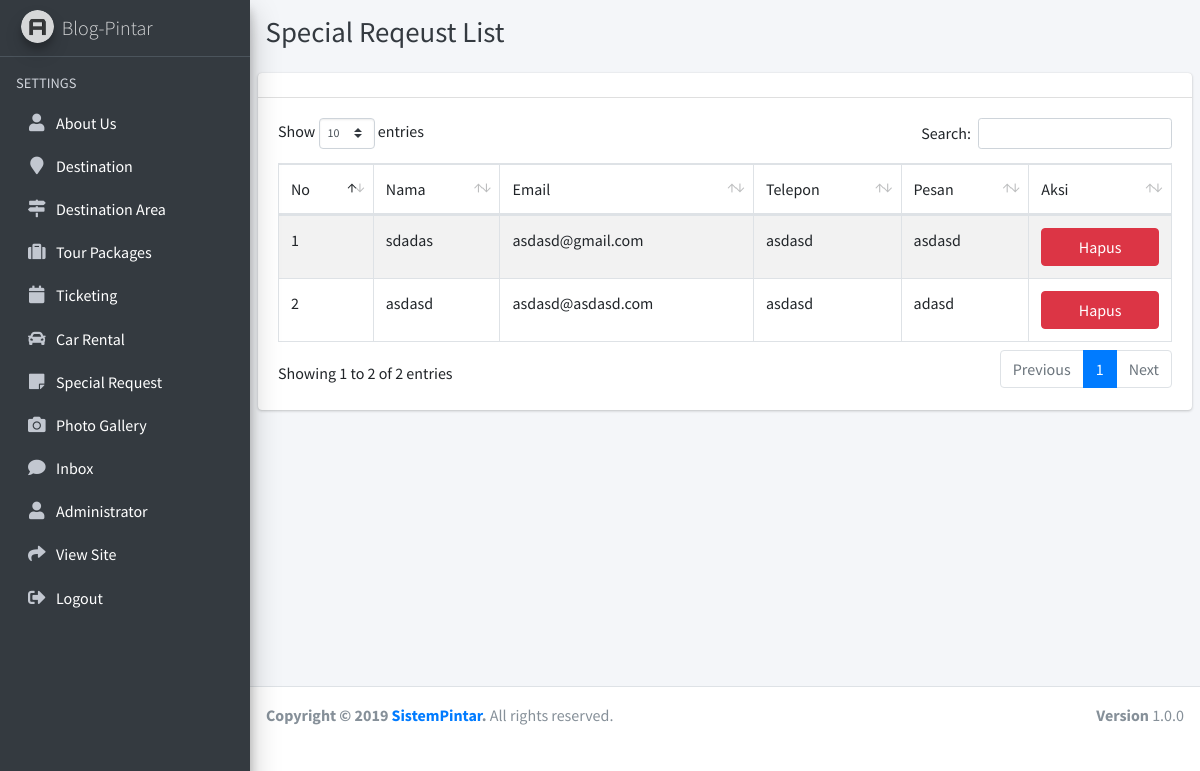
The app's page /admin/request/index.php (signed in), older data.
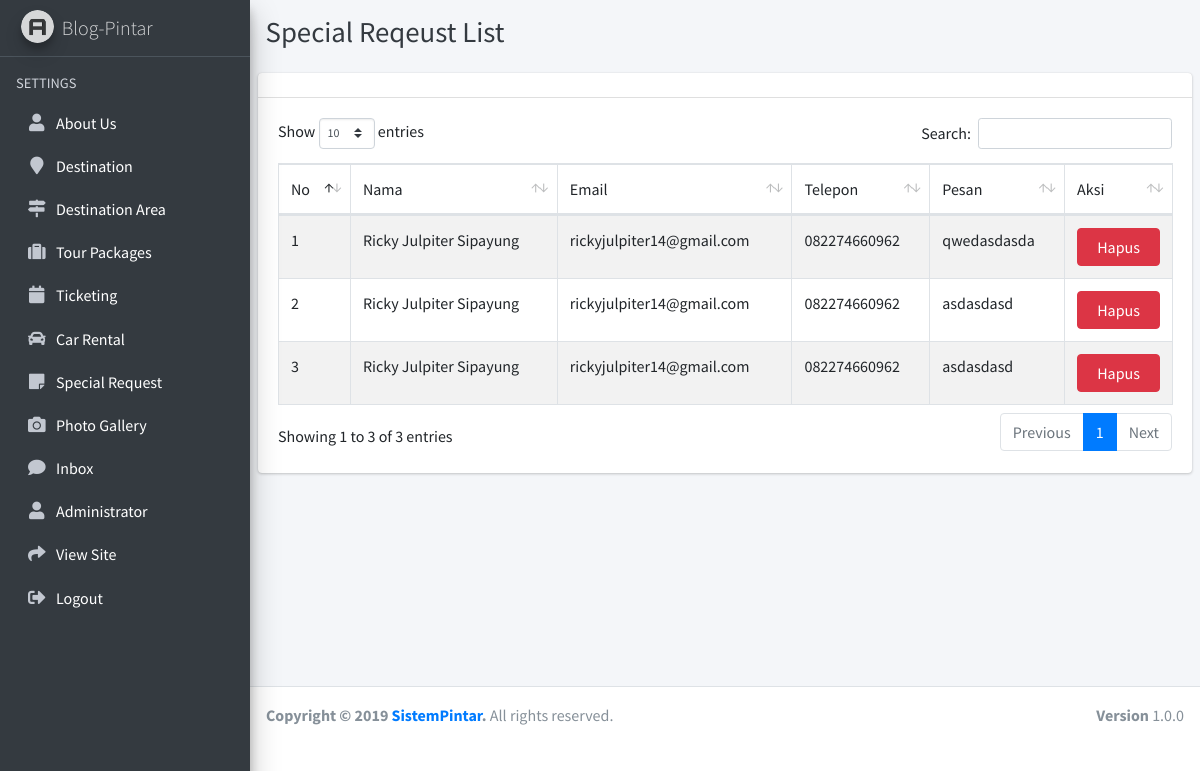
The same page, newer data.
### tables this page shows
CREATE TABLE IF NOT EXISTS `request` (
`id` int(10) NOT NULL,
  `nama` varchar(100) DEFAULT NULL,
  `email` varchar(100) DEFAULT NULL,
  `telepon` varchar(100) DEFAULT NULL,
  `wa` varchar(12) NOT NULL,
  `alamat` text NOT NULL,
  `subject` text NOT NULL,
  `pesan` text
);

### admin/request/index.php (the view, shortened to what this page needs)
<!DOCTYPE html>
<html>
<?php include '../adm_template/head.php'; ?>
<body class="hold-transition sidebar-mini layout-fixed">
<div class="wrapper">
  <?php include '../adm_template/sidebar.php'; ?>
  <div class="content-wrapper">
    <div class="content-header">
      <div class="container-fluid">
        <div class="row mb-2">
          <div class="col-sm-6">
            <h1 class="m-0 text-dark">Special Reqeust List</h1>
          </div>
        </div>
      </div>
    </div>
    <section class="content">
      <div class="row">
        <div class="col-12">
          <div class="card">
            <div class="card-header">
            </div>
            <div class="card-body">
              <table id="example1" class="table table-bordered table-striped">
                <thead>
                  <tr>
                    <td>No</td>
                    <td>Nama</td>
                    <td>Email</td>
                    <td>Telepon</td>
                    <td>Pesan</td>
                    <td>Aksi</td>
                  </tr>
                </thead>
                <tbody>
                  <?php
                  $query_mysql = mysqli_query($koneksi,"SELECT * FROM request")or die(mysqli_error());
                  $nomor = 1;
                  while($data = mysqli_fetch_array($query_mysql)){
                    $idPesan = $data['id'];
                    $namaPesan = $data['nama'];
                    $emailPesan = $data['email'];
                    $teleponPesan = $data['telepon'];
                    $pesanPesan = $data['pesan'];
                  ?>
                  <tr>
                    <td><?php echo $nomor++; ?></td>
                    <td><?php echo $namaPesan; ?></td>
                    <td><?php echo $emailPesan; ?></td>
                    <td><?php echo $teleponPesan; ?></td>
                    <td><?php echo $pesanPesan; ?></td>
                    <td>
                      <a href='hapus?idPesan=<?php echo $idPesan; ?>' class="btn btn-danger btn-block">Hapus</a>
                    </td>
                  </tr>
                  <?php } ?>
                </tbody>
              </table>
            </div>
          </div>
        </div>
      </div>
    </section>
  </div>
  <?php include '../adm_template/footer.php'; ?>
</div>
</body>
</html>

Row changes from the older to the newer data that the page shows:
removed request: nama "sdadas", email "asdasd@gmail.com", telepon "asdasd", pesan "asdasd"
removed request: nama "asdasd", email "asdasd@asdasd.com", telepon "asdasd", pesan "adasd"
added request: nama "Ricky Julpiter Sipayung", email "rickyjulpiter14@gmail.com", telepon "082274660962", pesan "qwedasdasda"
added request: nama "Ricky Julpiter Sipayung", email "rickyjulpiter14@gmail.com", telepon "082274660962", pesan "asdasdasd"
added request: nama "Ricky Julpiter Sipayung", email "rickyjulpiter14@gmail.com", telepon "082274660962", pesan "asdasdasd"
Text that changed along with them:
text written by a page script: "Show entries Search: Showing 1 to 2 of 2 entries Previous 1 Next" → "Show entries Search: Showing 1 to 3 of 3 entries Previous 1 Next"
